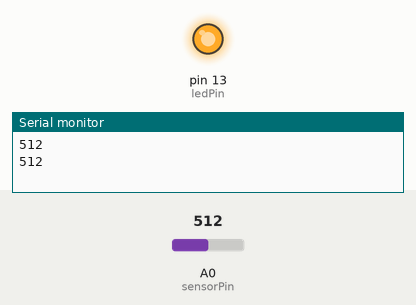
The sketch below on a simulated Arduino Uno, built with avr-gcc and run on an emulated ATmega328P. Parts: output pins drawn as LEDs (lit = HIGH), the last lines printed to the serial monitor. The test bench sets the inputs (shaded band); at power-on: A0 (sensorPin) = 512.

Above: at 1.2 s.
1.3 s: A0 (sensorPin) set to 122
4.3 s: A0 (sensorPin) set to 0
At 5.4 s:
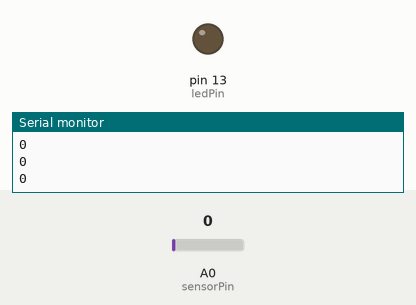
5.8 s: A0 (sensorPin) set to 306
At 6.56 s:
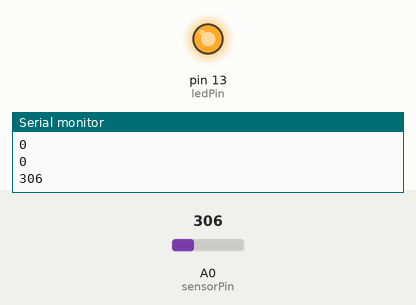
Timing chart, 0 to 14.8 s (numbered marks = the images above; inputs shaded):
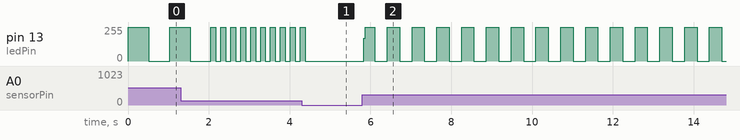

Measured:
- after the input at 4.3 s, pin 13 (ledPin): goes on until 4.4 s, then stays 0/255
- after the input at 5.8 s, pin 13 (ledPin): 0/255 → 171/255 at once, then moves between 0/255 and 255/255, repeating every 1.2 s
- by itself, pin 13 (ledPin): repeats every 0.25 s: 255/255 0.12 s, 0/255 0.12 s

The sketch:

analog_input.ino
```cpp
int sensorPin = A0;   // select the input pin for the potentiometer
int ledPin = 13;      // select the pin for the LED
int sensorValue = 0;  // variable to store the value coming from the sensor

void setup() {
  Serial.begin(9600);
  pinMode(ledPin, OUTPUT);
}

void loop() {
  int sensorValue = analogRead(A0);
  Serial.println(sensorValue);
  delay(1);
  sensorValue = analogRead(sensorPin);
  digitalWrite(ledPin, HIGH);
  delay(sensorValue);
  digitalWrite(ledPin, LOW);
  delay(sensorValue);
}
```
